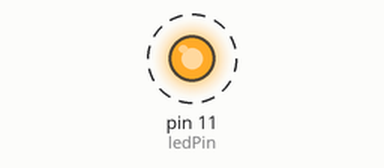
Recording of a program running on a simulated Raspberry Pi (header pin numbers). Shown: output pins drawn as LEDs (lit = HIGH). Dashed ring = blinking.

Above: at 0.5 s.
Timing chart, 0 to 4.6 s (numbered marks = the images above):
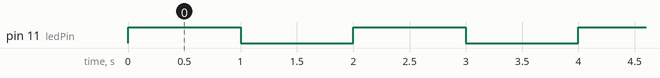

The program:

blink_led.py
```python
import RPi.GPIO as GPIO #Use GPIO library
import time #Use time library

GPIO.setwarnings(False)

ledPin = 11    # pin11 is connected to the led anode (+ve pin)
GPIO.setmode(GPIO.BOARD)       # Numbers GPIOs by physical location
GPIO.setup(ledPin, GPIO.OUT)   # Set ledPin's mode as output
GPIO.output(ledPin, GPIO.HIGH) # Set ledPin high(+3.3V) to turn on led

while True: # Continue looping indefinitely
  GPIO.output(ledPin, GPIO.HIGH)  # Turn led on
  time.sleep(1) # Pause for 1 second
  GPIO.output(ledPin, GPIO.LOW) # Turn led off
  time.sleep(1) # Pause for 1 second

GPIO.cleanup(); #Clean up when exiting the program
```

Measured:
- by itself, pin 11 (ledPin): alternates HIGH for 1.0 s and LOW for 1.0 s
